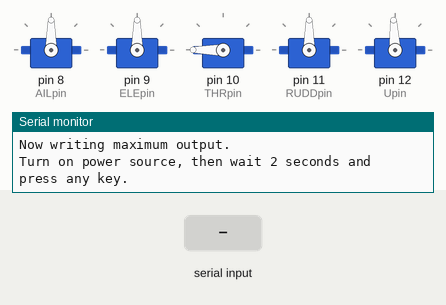
A sketch run on a simulated Arduino Uno, built with avr-gcc and run on an emulated ATmega328P. Parts: 5 × servo, the last lines printed to the serial monitor. The test bench sets the inputs (shaded band).

Above: at 2.4 s.
2.5 s: "90,45\n" received over Serial
At 3.0 s:
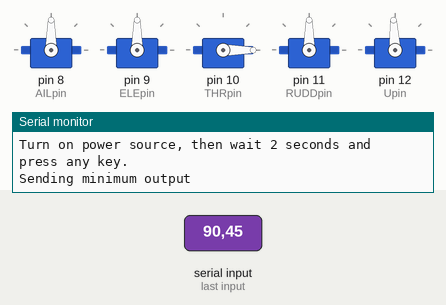
4.0 s: "30,150\n" received over Serial
At 4.4 s:
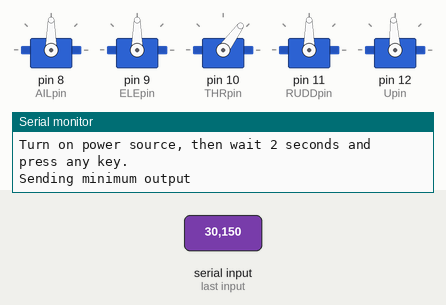
5.5 s: "90\n" received over Serial
At 6.6 s:
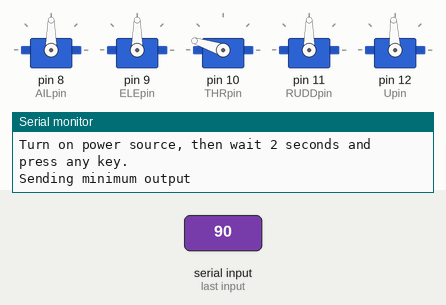
7.0 s: "200\n" received over Serial
At 7.7 s:
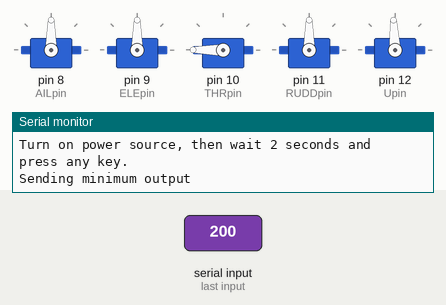
Timing chart, 0 to 9.5 s (numbered marks = the images above; inputs shaded):
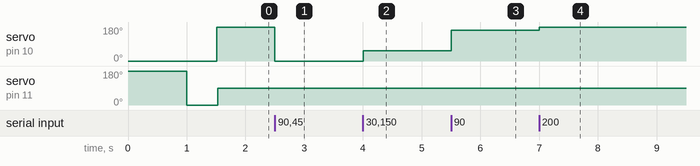

The sketch:

Calibrate_NazaLite.ino
```cpp
/**
 * BAsic Arduino program to calibrate DJI Naza Lite
*/

#include <Servo.h>

#include <string.h>

Servo AIL, ELE, THR, RUDD, U;
int AILpin = 8;
int ELEpin = 9;
int THRpin = 10;
int RUDDpin = 11;
int Upin = 12;

#define ESC_MIN 0
#define ESC_MAX 180

Servo motor;

void setup()
{

	Serial.begin(38400);
	Serial.println("Program begin...");
	Serial.println("This program will calibrate the ESC.");

	pinMode(AILpin, OUTPUT);
	pinMode(ELEpin, OUTPUT);
	pinMode(THRpin, OUTPUT);
	pinMode(RUDDpin, OUTPUT);
	pinMode(Upin, OUTPUT);

	AIL.attach(AILpin, ESC_MIN, ESC_MAX);
	ELE.attach(ELEpin, ESC_MIN, ESC_MAX);
	THR.attach(THRpin, ESC_MIN, ESC_MAX);
	RUDD.attach(RUDDpin, ESC_MIN, ESC_MAX);
	U.attach(Upin, ESC_MIN, ESC_MAX);

	armESC();
	delay(500);

	Serial.println("Now writing maximum output.");
	Serial.println("Turn on power source, then wait 2 seconds and press any key.");

	THR.write(ESC_MAX);
	AIL.write((ESC_MAX - ESC_MIN) / 2 + ESC_MIN);
	ELE.write((ESC_MAX - ESC_MIN) / 2 + ESC_MIN);
	RUDD.write((ESC_MAX - ESC_MIN) / 2 + ESC_MIN);
	U.write(map(52, 0, 100, ESC_MIN, ESC_MAX));

	while (!Serial.available());
	Serial.read();

	// Send min output
	Serial.println("Sending minimum output");
	THR.write(ESC_MIN);
	AIL.write((ESC_MAX - ESC_MIN) / 2 + ESC_MIN);
	ELE.write((ESC_MAX - ESC_MIN) / 2 + ESC_MIN);
	RUDD.write((ESC_MAX - ESC_MIN) / 2 + ESC_MIN);
	U.write(map(52, 0, 100, ESC_MIN, ESC_MAX));
}

String serialString = "";

void loop()
{
	while (Serial.available())
	{
		char c = Serial.read();  //gets one byte from serial buffer
		serialString += c; //makes the String readString
		delay(1);  //slow looping to allow buffer to fill with next character
	}

	if (serialString.length() > 0)
	{
		//motor.write(map(to_int(serialString), 0, 100, MIN_SIGNAL, MAX_SIGNAL));
		THR.write(map(to_int(serialString), 0, 100, ESC_MIN, ESC_MAX));
		serialString = "";
	}
}

int to_int(String str)
{
	return atoi(str.c_str());
}

void armESC()
{
	THR.write(ESC_MIN);
	RUDD.write(ESC_MAX);
	AIL.write(ESC_MIN);
	ELE.write(ESC_MIN);
	delay(1000);

	RUDD.write(ESC_MIN);
}

void disarmESC()
{
	THR.write(ESC_MIN);
	RUDD.write(ESC_MAX);
	AIL.write(ESC_MIN);
	ELE.write(ESC_MIN);
	delay(1000);

	RUDD.write(ESC_MIN);
}
```

Measured:
- after the input at 2.5 s, servo on pin 10 (THRpin): 180° → 0° at once
- after the input at 4.0 s, servo on pin 10 (THRpin): 0° → 54° at once
- after the input at 5.5 s, servo on pin 10 (THRpin): 54° → 162° at once
- after the input at 7.0 s, servo on pin 10 (THRpin): 162° → 180° at once
